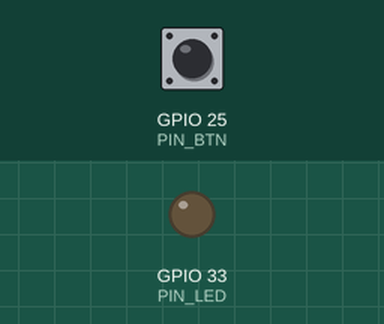
The sketch below on a simulated ESP32. Parts: output pins drawn as LEDs (lit = HIGH). Inputs (shaded band) come from the test bench; at power-on: GPIO 25 (PIN_BTN) HIGH.

Above: at 1.2 s.
1.3 s: GPIO 25 (PIN_BTN) pulled LOW for 0.15 s
At 1.8 s:
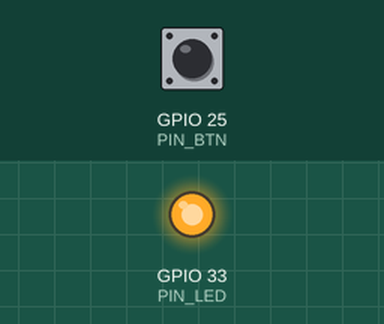
2.9 s: GPIO 25 (PIN_BTN) pulled LOW for 1 s
At 4.2 s:
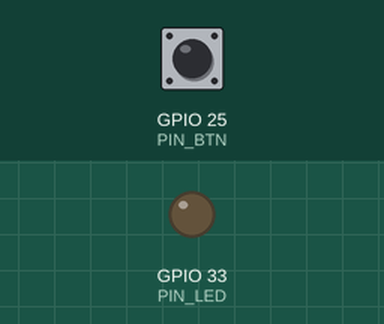
5.4 s: GPIO 25 (PIN_BTN) pulled LOW for 3.2 s
At 6.1 s:
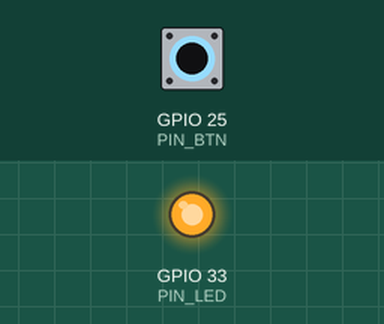
Timing chart, 0 to 8.4 s (numbered marks = the images above; inputs shaded):
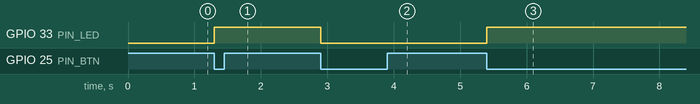

Measured:
- after the input at 1.3 s, GPIO 33 (PIN_LED): LOW → HIGH at once
- after the input at 2.9 s, GPIO 33 (PIN_LED): HIGH → LOW at once
- after the input at 5.4 s, GPIO 33 (PIN_LED): LOW → HIGH at once

The sketch:

isrled.ino
```cpp
const int PIN_BTN = 25, PIN_LED = 33;
volatile bool flag = false;
volatile uint32_t last_ms = 0;

void  IRAM_ATTR onButton() {
    uint32_t now = millis();
    if (now - last_ms > 50) {
        flag = true;
        last_ms = now;
    }
}

void setup() {
    pinMode(PIN_BTN, INPUT_PULLUP);
    pinMode(PIN_LED, OUTPUT);
    attachInterrupt(digitalPinToInterrupt(PIN_BTN), onButton, FALLING );
}

void loop() {
    if (flag) {
        flag = false;
        digitalWrite(PIN_LED, !digitalRead(PIN_LED));
    }
}
```
